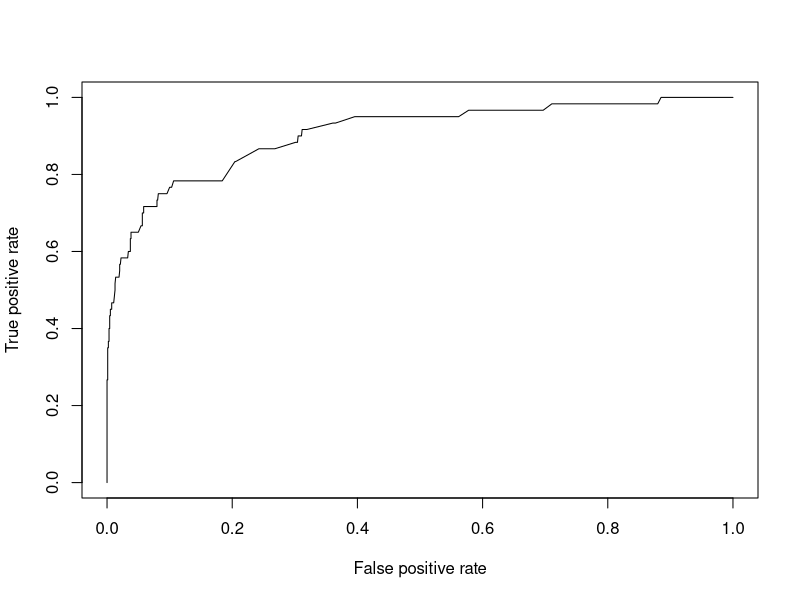
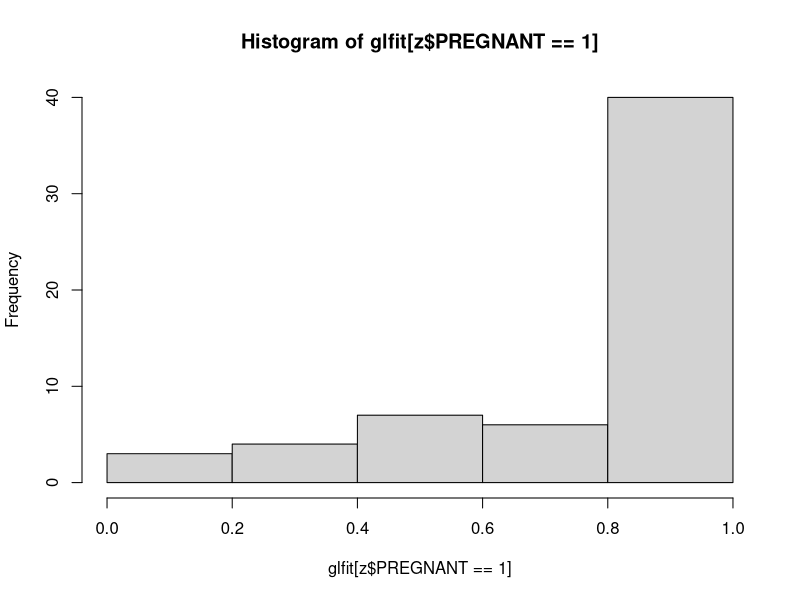
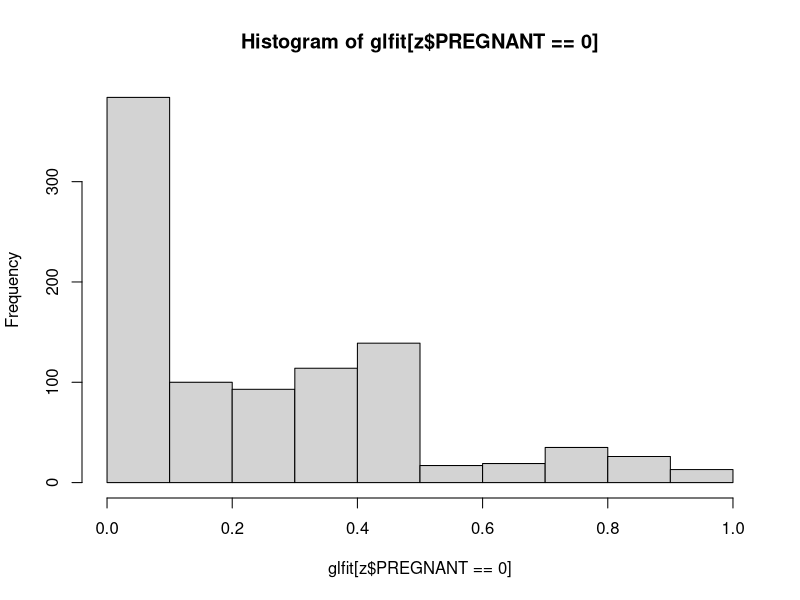
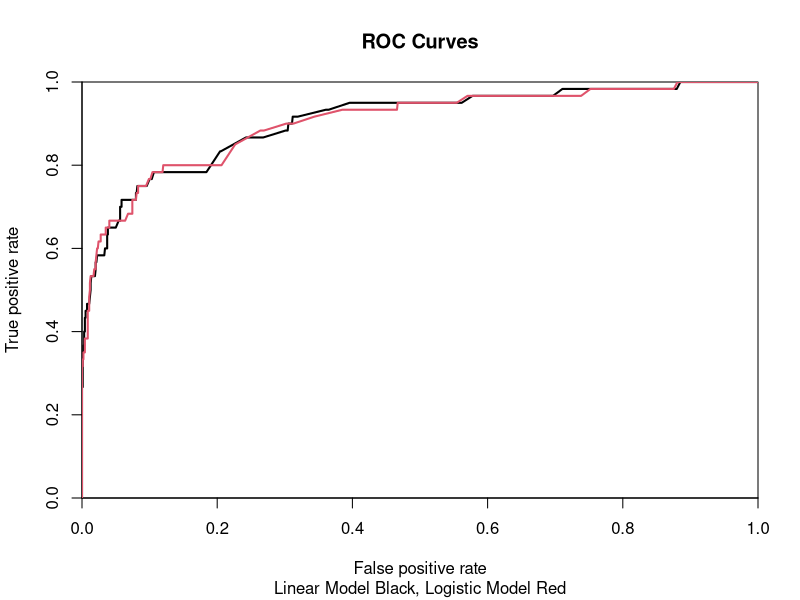

These charts were generated, in order, by the following R code:
# cwj, 2015-03-17, replicating Chapter 6 using R
setwd("C:/users/Charlie/Documents/Ashesi/BigData/Ashesi-2015/2015-03-17-Logistic-Regression")
list.files()
y = read.csv("retailmart-csv.csv",header=TRUE)
# take categorical variables and recode as pairs of binaries
Male = rep(0,1000)
table(y$Implied.Gender)
Male[y$Implied.Gender=="M"] = 1
Female = rep(0,1000)
Female[y$Implied.Gender=="F"] = 1
Home = rep(0,1000)
Home[y$Home.Apt..PO.Box=="H"] = 1
Apt = rep(0,1000)
Apt[y$Home.Apt..PO.Box=="A"] = 1
# paste these four variables in front of the others in new frame
y2 = data.frame(Male=Male,Female=Female,Home=Home,Apt=Apt,y[,3:18])
# this is how to do the logistic regression
model = glm(PREGNANT ~ ., family=poisson, data=y2)
summary(model)
# doing linear models (regressions) in R with lm function
help(lm)
lmodel = lm(PREGNANT ~ ., data=y2)
summary(lmodel)
round(lmodel$coefficients,2)
# now bring in the set of 1000 new customers
z = read.csv("test-set-csv.csv",header=TRUE)
# do the predictions based on the learned linear model
lmodel = lm(PREGNANT ~ ., data=y2)
zfit = predict(lmodel, newdata=z)
length(zfit)
round(zfit[1:5],2) # check out first five to verify same as book
range(zfit) # we confirm range from -.35 to +1.25
# to generate ROC curves, use appropriate library
library(ROCR)
# store the do the linear prediction, and actual responses
lpred = prediction(zfit,z$PREGNANT)
# construct the performance stats using true pass rate on y
# axis and false positive rate on x axis (typical ROC curve)
lperf = performance(lpred,"tpr","fpr")
plot(lperf)
#
# now, we continue to do the logistic regression
glmodel = glm(PREGNANT ~ .,data=y2,family="binomial")
summary(glmodel)
glfit = predict(glmodel,z,type="response")
# we notice that the scores when actually pregnant are nearer 1
hist(glfit[z$PREGNANT==1])
# and the scores when actually not pregnant are nearer 0
hist(glfit[z$PREGNANT==0])
# bundle together fit and actual response in predictor object
glpred = prediction(glfit,z$PREGNANT)
# likewise, construct the performance stats for the ROC curve
glperf = performance(glpred,"tpr","fpr")
# Now we can show both ROC's on the same axes
# linear model in black
plot(lperf,xlim=c(0,1),ylim=c(0,1),xaxs="i",yaxs="i",lwd=2)
plot(glperf,add=TRUE,col=2,lwd=2) # logistic model in red
title(main="ROC Curves",
sub="Linear Model Black, Logistic Model Red")
